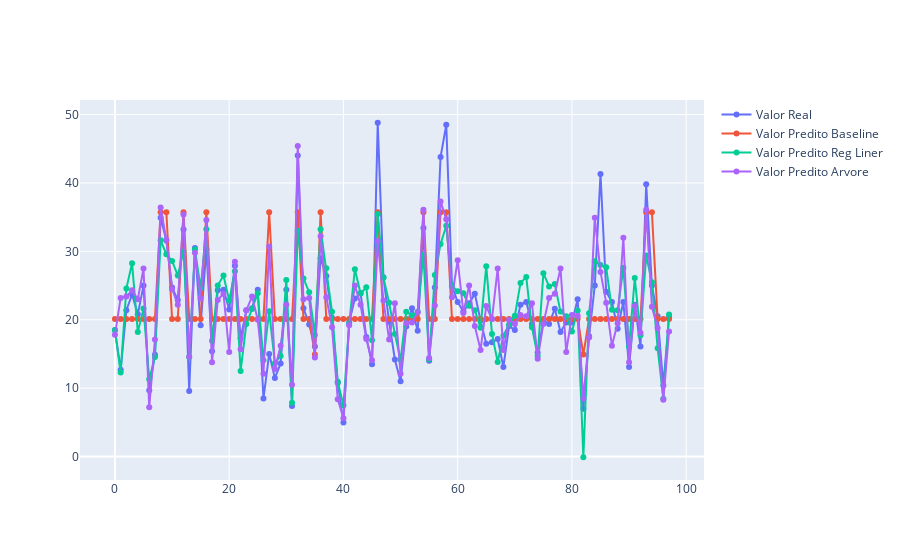

Notebook source saved alongside this figure:
### Code cell
import plotly.graph_objects as go

# cria uma figura
fig = go.Figure()

# Linha com os dados de teste
fig.add_trace(go.Scatter(x=df_results.index,
                         y=df_results.valor_real,
                         mode='lines+markers',
                         name='Valor Real'))

# Linha com os dados de teste
fig.add_trace(go.Scatter(x=df_results.index,
                         y=df_results.valor_predito_baseline,
                         mode='lines+markers',
                         name='Valor Predito Baseline'))


# Linha com os dados de teste
fig.add_trace(go.Scatter(x=df_results.index,
                         y=df_results.valor_predito_reg_linear,
                         mode='lines+markers',
                         name='Valor Predito Reg Liner'))

# Linha com os dados preditos
fig.add_trace(go.Scatter(x=df_results.index,
                         y=df_results.valor_predito_arvore,
                         mode='lines+markers',
                         name='Valor Predito Arvore'))
# Plota a figura
fig.show()
